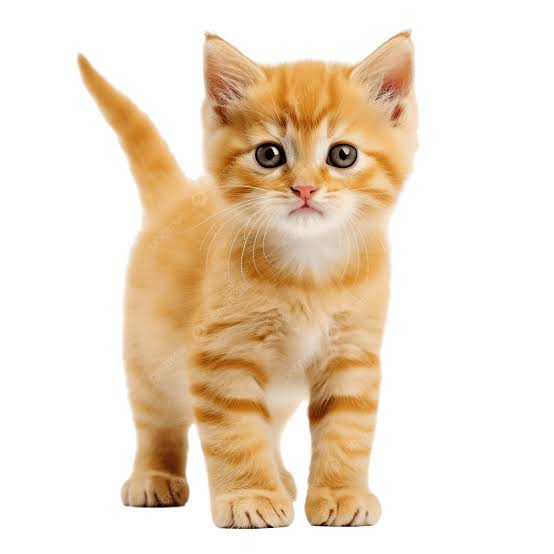
#> input picture Chuong2/bai7/shapes/cat.png, 554 x 554 px; its folder holds only this picture in this run
$ python bai7.py
#> lines starting #> are read from the running program, lines starting #| are printed output that depends on the picture; after the words box and inside, x2 and y2 are one past the last pixel; in counts of white or black regions, pixels touching at a corner belong together
import cv2
import numpy as np
import matplotlib.pyplot as plt
import os
import time


# ============================================================
# 1. CẤU HÌNH
# ============================================================

folder = "shapes"

image_files = [
    f for f in os.listdir(folder)
    if f.lower().endswith((".jpg", ".jpeg", ".png", ".bmp"))
]

image_files.sort()

if len(image_files) == 0:
    print("Không tìm thấy ảnh trong thư mục shapes!")
    exit()


# ============================================================
# 2. XỬ LÝ TỪNG ẢNH
# ============================================================

results = []

for filename in image_files:

    path = os.path.join(folder, filename)

    # Đọc ảnh
    img = cv2.imread(path)
#> img is the input picture: shape (554, 554, 3); mean B, G, R 201.8, 221.4, 237.8

    if img is None:
        print(f"Không thể đọc ảnh: {filename}")
        continue

    # --------------------------------------------------------
    # Bước 1: Chuyển sang grayscale
    # --------------------------------------------------------

    gray = cv2.cvtColor(img, cv2.COLOR_BGR2GRAY)
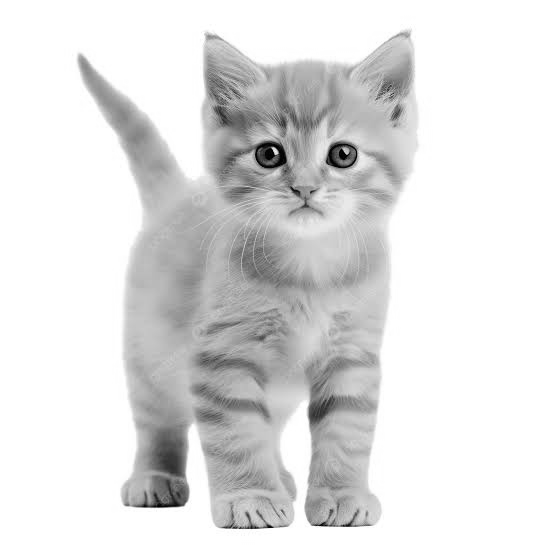
#> gray: shape (554, 554); min 1, max 255, mean 224

    # --------------------------------------------------------
    # Bước 2: Phân đoạn đối tượng
    # --------------------------------------------------------

    # Làm mượt nhẹ để giảm nhiễu
    blurred = cv2.GaussianBlur(gray, (5, 5), 0)

    # Threshold Otsu
    _, binary = cv2.threshold(
        blurred,
        0,
        255,
        cv2.THRESH_BINARY + cv2.THRESH_OTSU
    )
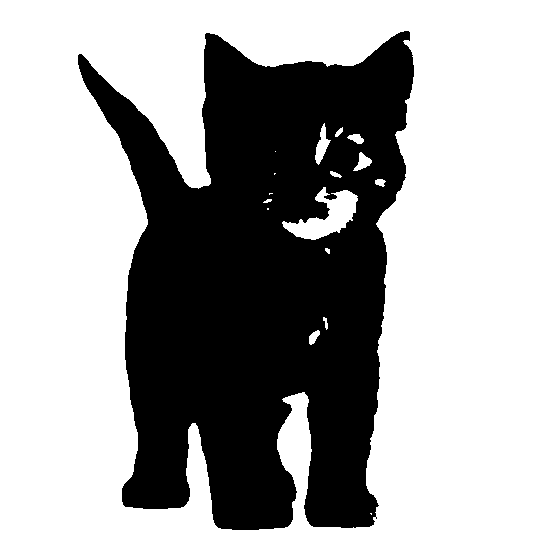
#> binary: shape (554, 554); 65.2% white; 1 black region, box (x1, y1, x2, y2) and area: (78, 31, 414, 530) 106854

    # Nếu đối tượng là màu đen trên nền trắng
    # thì đảo ảnh nhị phân
    white_pixels = np.sum(binary == 255)
#> white_pixels = 200062
    black_pixels = np.sum(binary == 0)
#> black_pixels = 106854

    if white_pixels > black_pixels:
        binary = cv2.bitwise_not(binary)
#> binary: shape (554, 554); 34.8% white; 1 white region

    # --------------------------------------------------------
    # Bước 3: Tìm contour
    # --------------------------------------------------------

    contours, _ = cv2.findContours(
        binary,
        cv2.RETR_EXTERNAL,
        cv2.CHAIN_APPROX_SIMPLE
    )
#> contours = 1 contour; box (x1, y1, x2, y2) and area: (78, 31, 414, 530) 108473

    if len(contours) == 0:
        print(f"Không tìm thấy contour: {filename}")
        continue

    # Chọn contour lớn nhất
    contour = max(contours, key=cv2.contourArea)
#> contour = contour of 874 points, box (x1, y1, x2, y2) (78, 31, 414, 530), area 108473

    # --------------------------------------------------------
    # Bước 4: Tính Hu Moments
    # --------------------------------------------------------

    moments = cv2.moments(contour)
#> moments = moments, m00 108473, centre m10/m00, m01/m00 = (263.1, 282.1)

    hu_moments = cv2.HuMoments(moments).flatten()
#> hu_moments = [0.212, 0.0116, 0.000242, 2.59e-06, -6.19e-11, -2.76e-07, -1.93e-11]

    # --------------------------------------------------------
    # Chuyển sang log scale
    # Giúp dễ so sánh vì Hu Moments có thể rất nhỏ
    # --------------------------------------------------------

    hu_log = []

    for h in hu_moments:
        if h != 0:
            hu_log.append(
                -np.sign(h) * np.log10(abs(h))
            )
        else:
            hu_log.append(0)
#> this loop made 7 passes
#> h on passes 1 to 7: 0.212, 0.0116, 0.000242, 2.59e-06, -6.19e-11, -2.76e-07, -1.93e-11
#> after the loop, hu_log = [0.674, 1.94, 3.62, 5.59, -10.21, -6.56, -10.71]

    hu_log = np.array(hu_log)

    # --------------------------------------------------------
    # Vẽ contour
    # --------------------------------------------------------

    contour_img = img.copy()

    cv2.drawContours(
        contour_img,
        [contour],
        -1,
        (0, 255, 0),
        3
    )
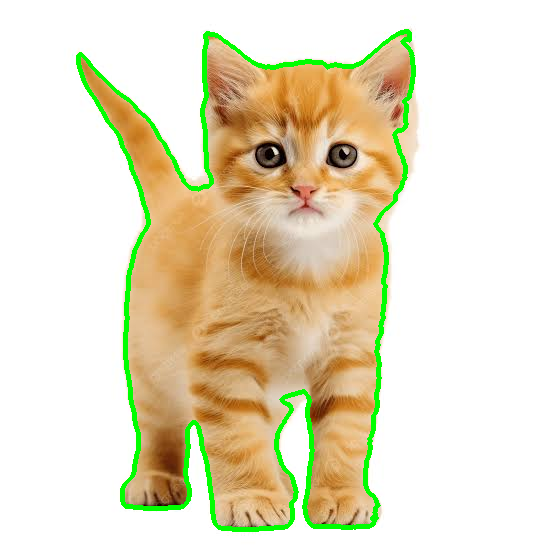
#> contour_img: shape (554, 554, 3); 3.5% of pixels changed, all inside (x1, y1, x2, y2) = (76, 29, 416, 532)

    # --------------------------------------------------------
    # Lưu kết quả
    # --------------------------------------------------------

    results.append({
        "filename": filename,
        "gray": gray,
        "binary": binary,
        "contour_img": contour_img,
        "contour": contour,
        "hu": hu_moments,
        "hu_log": hu_log
    })


# ============================================================
# 3. HIỂN THỊ HU MOMENTS
# ============================================================

print("\n" + "=" * 100)
print("KẾT QUẢ HU MOMENTS")
print("=" * 100)

for result in results:

    print(f"\nẢnh: {result['filename']}")

    print("-" * 70)

    print("Hu Moments gốc:")

    for i, value in enumerate(result["hu"]):
        print(f"Hu[{i + 1}] = {value:.10e}")

    print("\nHu Moments sau Log Transform:")

    for i, value in enumerate(result["hu_log"]):
        print(f"Hu[{i + 1}] = {value:.6f}")
#> this loop made 1 pass
#> (printed output is left out)


# ============================================================
# 4. HIỂN THỊ ẢNH XỬ LÝ
# ============================================================

for result in results:

    plt.figure(figsize=(15, 5))

    # Ảnh grayscale
    plt.subplot(1, 3, 1)

    plt.imshow(
        result["gray"],
        cmap="gray"
    )

    plt.title(
        f"Grayscale\n{result['filename']}"
    )

    plt.axis("off")

    # Ảnh binary
    plt.subplot(1, 3, 2)

    plt.imshow(
        result["binary"],
        cmap="gray"
    )

    plt.title("Phân đoạn")
    plt.axis("off")

    # Contour
    plt.subplot(1, 3, 3)

    plt.imshow(
        cv2.cvtColor(
            result["contour_img"],
            cv2.COLOR_BGR2RGB
        )
    )

    plt.title("Contour")
    plt.axis("off")

    plt.tight_layout()
    plt.show()
#> this loop made 1 pass
#> pass 1, `plt.show()`:
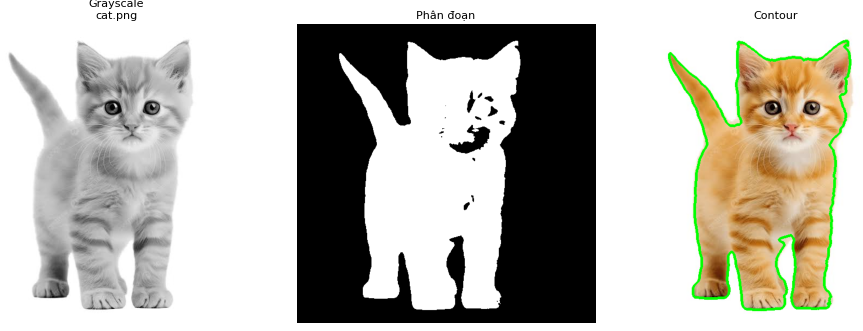
#> figure drawn by matplotlib, 3 panels


# ============================================================
# 5. TẠO BẢNG SO SÁNH VECTOR HU
# ============================================================

print("\n" + "=" * 100)
print("SO SÁNH VECTOR ĐẶC TRƯNG")
print("=" * 100)

header = (
    f"{'Ảnh':<20}"
    f"{'Hu1':<12}"
    f"{'Hu2':<12}"
    f"{'Hu3':<12}"
    f"{'Hu4':<12}"
    f"{'Hu5':<12}"
    f"{'Hu6':<12}"
    f"{'Hu7':<12}"
)

print(header)
print("-" * 100)

for result in results:

    values = result["hu_log"]

    print(
        f"{result['filename']:<20}"
        f"{values[0]:<12.4f}"
        f"{values[1]:<12.4f}"
        f"{values[2]:<12.4f}"
        f"{values[3]:<12.4f}"
        f"{values[4]:<12.4f}"
        f"{values[5]:<12.4f}"
        f"{values[6]:<12.4f}"
    )
#> this loop made 1 pass
#| cat.png             0.6745      1.9373      3.6159      5.5868      -10.2083    -6.5594     -10.7146


# ============================================================
# 6. TÍNH KHOẢNG CÁCH GIỮA CÁC VECTOR HU
# ============================================================

print("\n" + "=" * 100)
print("KHOẢNG CÁCH GIỮA CÁC VECTOR HU")
print("=" * 100)

for i in range(len(results)):

    for j in range(i + 1, len(results)):

        vector1 = results[i]["hu_log"]
        vector2 = results[j]["hu_log"]

        distance = np.linalg.norm(
            vector1 - vector2
        )

        print(
            f"{results[i]['filename']} "
            f"<-> "
            f"{results[j]['filename']}: "
            f"{distance:.6f}"
        )


# ============================================================
# 7. VẼ BIỂU ĐỒ SO SÁNH
# ============================================================

plt.figure(figsize=(12, 6))

for result in results:

    plt.plot(
        range(1, 8),
        result["hu_log"],
        marker="o",
        label=result["filename"]
    )

plt.xlabel("Hu Moment")
plt.ylabel("Giá trị Log Transform")
plt.title("So sánh vector đặc trưng Hu Moments")

plt.xticks(range(1, 8))

plt.legend()
plt.grid(True)

plt.tight_layout()
plt.show()
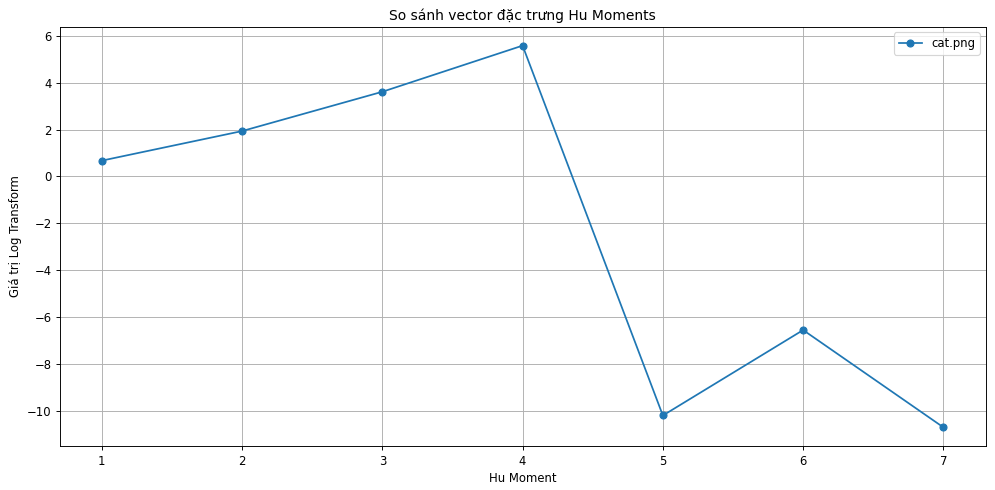
#> figure drawn by matplotlib, 1 panel

$ run again, on Chuong2/bai7/shapes/triangle.png
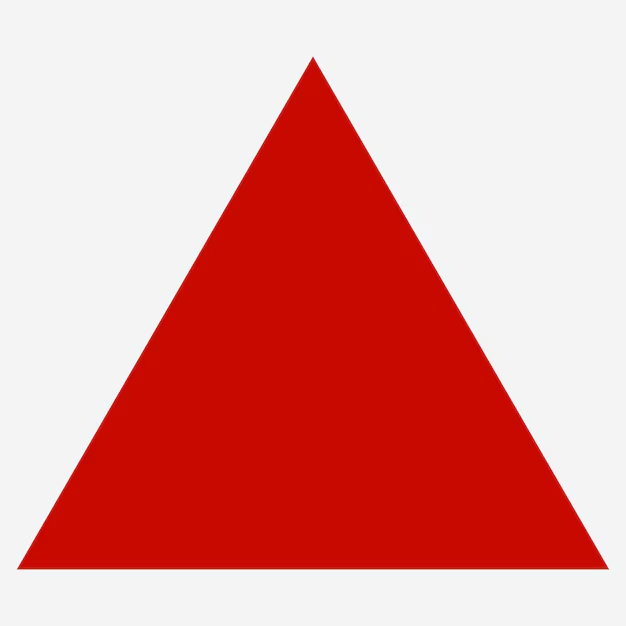
#> input picture Chuong2/bai7/shapes/triangle.png, 626 x 626 px
#> img is the input picture: shape (626, 626, 3); mean B, G, R 149.7, 153.2, 226.5
#> `_, binary = cv2.threshold( blurred, 0, 255, cv2.THRESH_BINARY + cv2.TH..`:
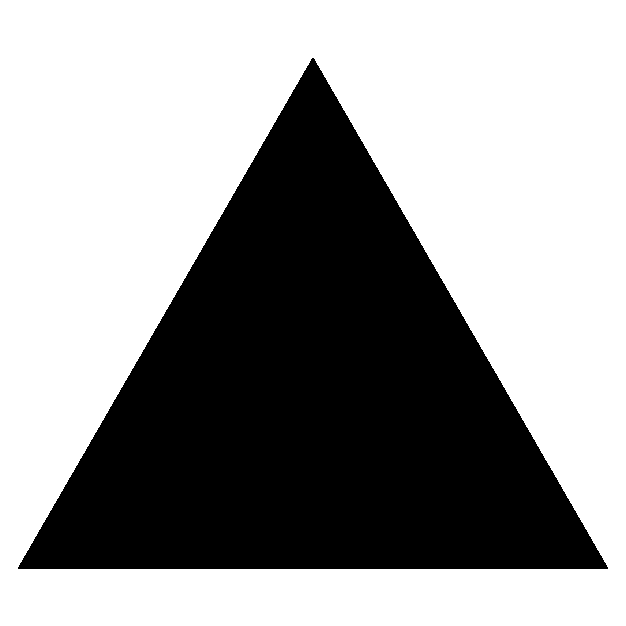
#> binary: shape (626, 626); 61.3% white; 1 black region, box (x1, y1, x2, y2) and area: (18, 58, 608, 569) 151512
#> white_pixels = 240364
#> black_pixels = 151512
#> contours = 1 contour; box (x1, y1, x2, y2) and area: (18, 58, 608, 569) 150706
#> contour = contour of 866 points, box (x1, y1, x2, y2) (18, 58, 608, 569), area 150706
#> moments = moments, m00 150706, centre m10/m00, m01/m00 = (312.5, 397.7)
#> hu_moments = [0.192, 1.52e-11, 0.00456, 5.66e-13, 2.12e-21, -3.76e-19, 2.86e-20]
#> the loop `for h in hu_moments:` made 7 passes
#> h on passes 1 to 7: 0.192, 1.52e-11, 0.00456, 5.66e-13, 2.12e-21, -3.76e-19, 2.86e-20
#> after the loop `for h in hu_moments:`: hu_log = [0.716, 10.82, 2.34, 12.25, 20.67, -18.42, 19.54]
#> contour_img: shape (626, 626, 3); 2.05% of pixels changed, all inside (x1, y1, x2, y2) = (16, 56, 610, 571)
#> the loop `for result in results: ` made 1 pass
#> (printed output is left out)
#> the loop `for result in results: ` made 1 pass
#> (printed output is left out)
#> the loop `for i in range(len(results)): ` made 1 pass
#> `plt.show()`:
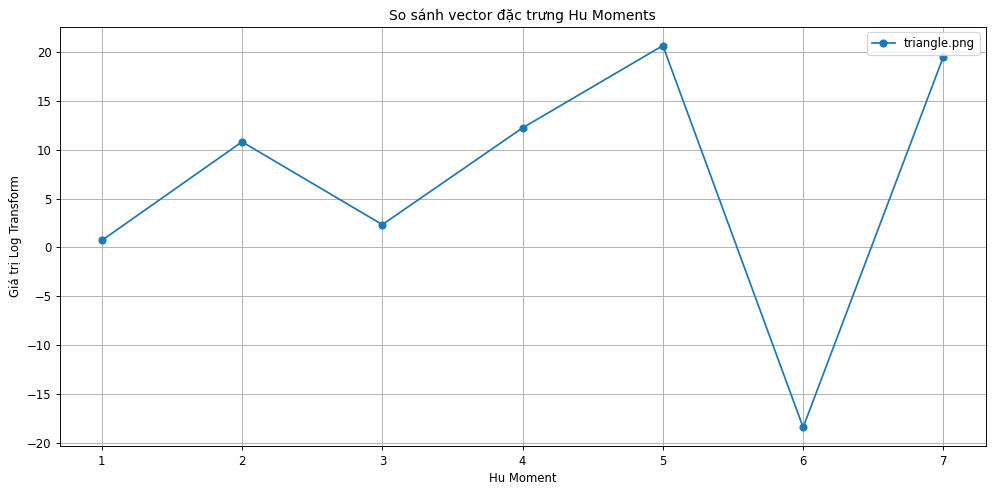
#> figure drawn by matplotlib, 1 panel
